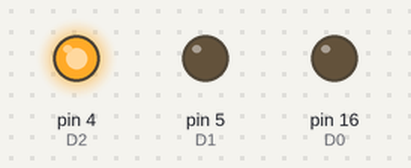
Recording of a sketch running on a simulated Arduino Uno, built with avr-gcc and run on an emulated ATmega328P. On the bench: output pins drawn as LEDs (lit = HIGH).

Above: at 0.5 s.
At 2.0 s:
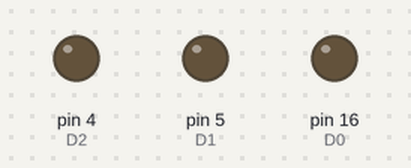
At 3.5 s:
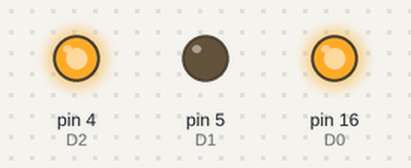
Timing chart, 0 to 6.5 s (numbered marks = the images above):
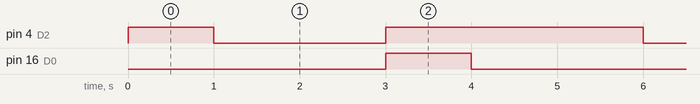

The sketch:

LED_RGB_Glow_Diffrent.ino
```cpp
// Robo India Tutorial
// Digital Input and Output on LED
// Hardware: NodeMCU
#define D0 16 //r-g(NodeMcu -  chip)
#define D1 5  //g-r
#define D2 4  //b-b
#define d3 0
/*const int RED = 5;
const int GREEN = 4;
const int BLUE = 0;*/
const int d=0;
void setup() {
//  pinMode(d, OUTPUT);
  pinMode(D0, OUTPUT);
  pinMode(D1, OUTPUT);
  pinMode(D2, OUTPUT);

}

void loop() {
  //analogWrite(d, 50)
  analogWrite(D0, 10);
  analogWrite(D0, 50);
  analogWrite(D2, 200);
  delay (1000);
   analogWrite(D0, 20);
  analogWrite(D0, 60);
  analogWrite(D2, 10);
  delay (1000);
   analogWrite(D0, 10);
  analogWrite(D0, 80);
  analogWrite(D2, 10);
  delay (1000);
   analogWrite(D0, 80);
  analogWrite(D0, 200);
  analogWrite(D2, 2400);
  delay (1000);
   analogWrite(D0, 200);
  analogWrite(D0, 50);
  analogWrite(D2, 200);
  delay (1000);
   analogWrite(D0, 140);
  analogWrite(D0, 150);
  analogWrite(D2, 100);
 /* analogWrite(RED, 100);
  analogWrite(GREEN, 100);
  analogWrite(BLUE, 100); */
 // delay (1000);
}
```

Measured:
- by itself, pin 4 (D2): repeats every 5.0 s: LOW 2.0 s, HIGH 3.0 s
- by itself, pin 16 (D0): alternates HIGH for 1.0 s and LOW for 4.0 s
- by itself, everything shown: repeats every 5.0 s, in 5 steps
